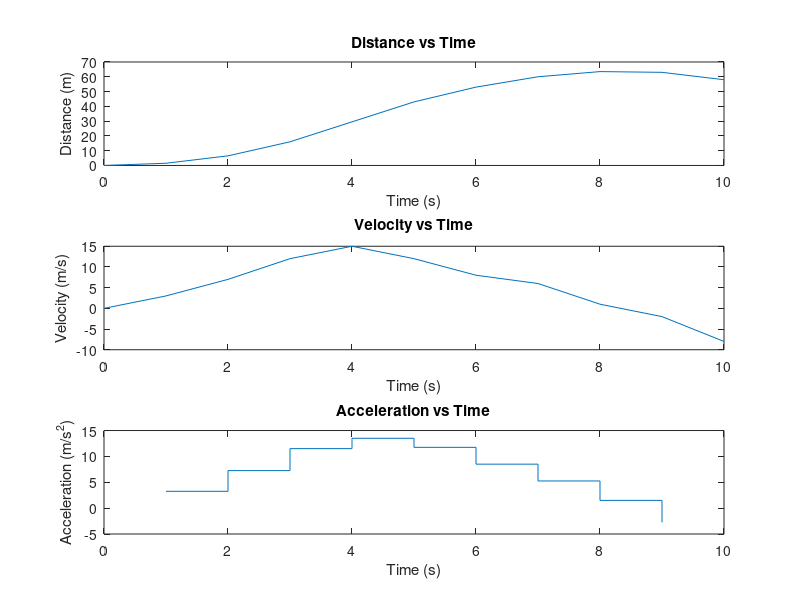

Recreate this plot in MATLAB.
% MovingObject.m
% Patrick Utz, 4/23/18, 13.3

% Description: An object starts to move at time 0, and its velocity is 
% measured at a sequence of time as below. Write and run a MATLAB program
% that determine and plot its distance from its initial position at t=0
% over this time period, the velocity versus time, and the acceleration
% versus time using subplot(3, 1, n). Use the time interval from 0 to 10s
% for all the plots. Use the central difference technique to compute the 
% acceleration and use the stairs for the acceleration versus time 
% curve. Show your program and curves.
% Time (s) 0 1 2 3 4 5 6 7 8 9 10
% Vel (m/s) 0 3 7 12 15 12 8 6 1 -2 -8

% Variables: all names are self-explanatory  

clear
time = 0:10;
velocity = [0 3 7 12 15 12 8 6 1 -2 -8];
distance = cumtrapz(time,velocity);
dx = diff(time);  
dy = diff(distance);
acceleration = (dy(1:end-1)+dy(2:end))./(dx(1:end-1)+dx(2:end)); 

subplot(3,1,1)
plot(time, distance);
title('Distance vs Time');
xlabel('Time (s)');
ylabel('Distance (m)')

subplot(3,1,2)
plot(time, velocity);
title('Velocity vs Time');
xlabel('Time (s)');
ylabel('Velocity (m/s)');

subplot(3,1,3)
stairs(acceleration);
title('Acceleration vs Time');
xlabel('Time (s)');
ylabel('Acceleration (m/s^2)');
